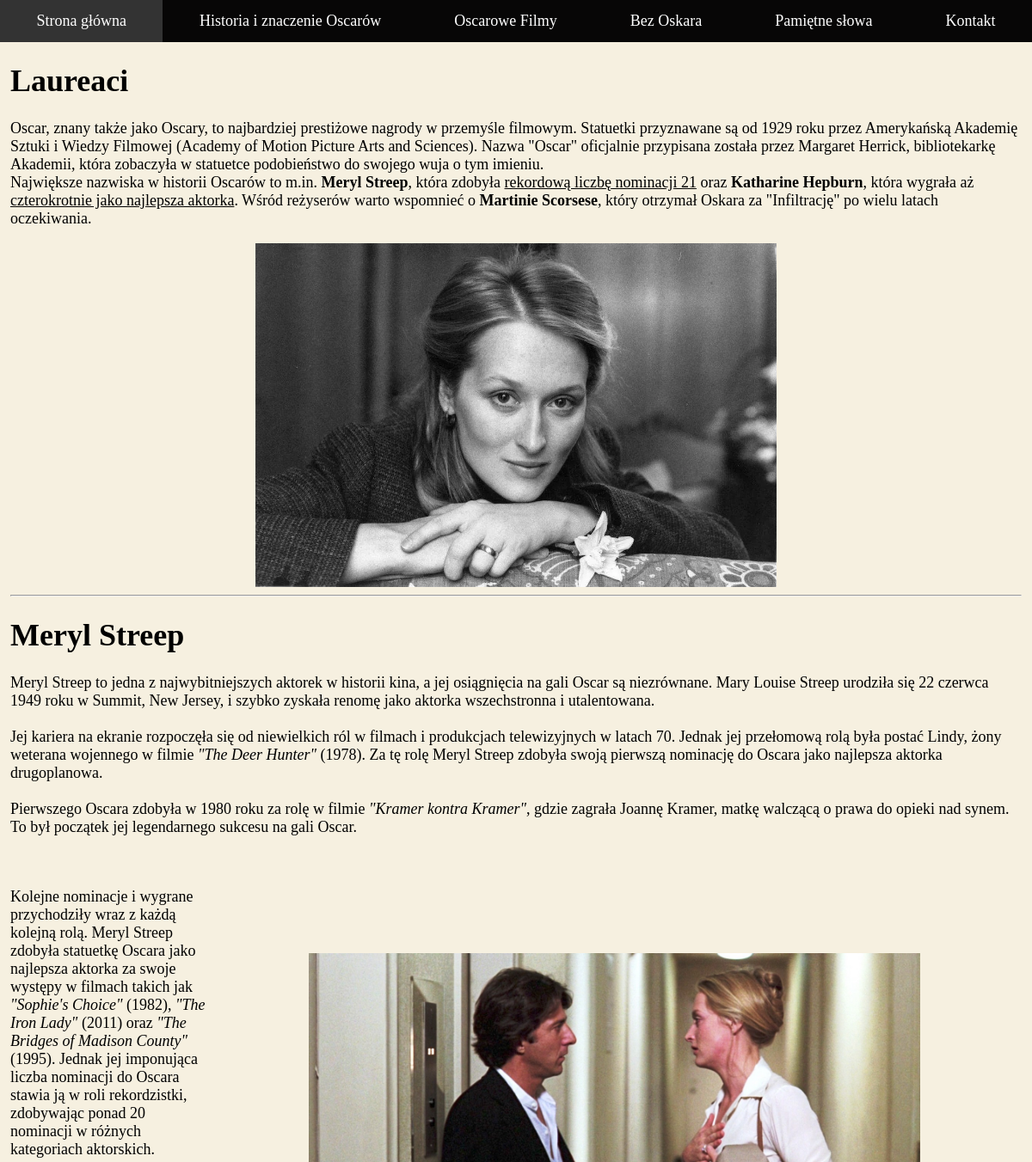
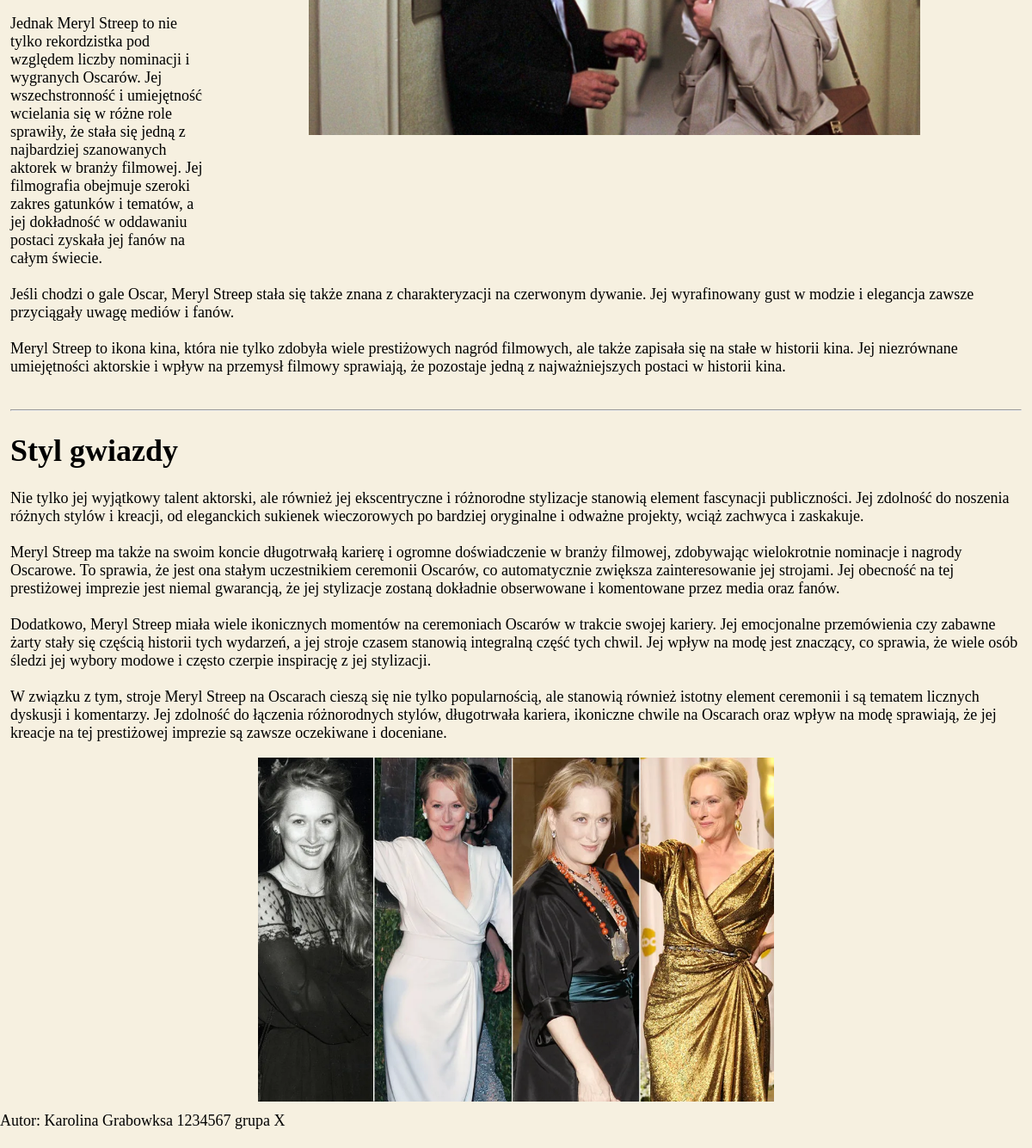
Page /index.php?idp=2 on the committed database (2 pictures, top to bottom).
### tables this page shows
CREATE TABLE `page_list` (
  `id` int(11) NOT NULL,
  `page_title` varchar(255) NOT NULL,
  `page_content` text NOT NULL,
  `status` int(11) NOT NULL DEFAULT 1
);

### showpage.php (called while the page is built)
<?php
include 'cfg.php';
function showSubPage($id)
{
    global $link;
    $id_clear = htmlspecialchars($id);
    $query = "SELECT * FROM page_list WHERE id='$id_clear' LIMIT 1";
    $result = mysqli_query($link, $query);
    $row = mysqli_fetch_array($result);
    if (empty($row['id'])) {
        $web = '[no page found]';
    } else {
        $web = $row['page_content'];
    }
    return $web;
}
?>

### index.php (the view, shortened to what this page needs)
<!DOCTYPE html>
<html>
<head>
    <link rel="stylesheet" href="css/styles.css">
</head>
<body>
    <nav>
        <ul class="menu">
            <li><a href="index.php?idp=1">Strona główna</a></li>
            <li><a href="index.php?idp=2">Historia i znaczenie Oscarów</a></li>
            <li><a href="index.php?idp=3">Oscarowe Filmy</a></li>
            <li><a href="index.php?idp=4">Bez Oskara</a></li>
            <li><a href="index.php?idp=5">Pamiętne słowa</a></li>
            <li><a href="index.php?idp=6">Kontakt</a></li>
        </ul>
    </nav>
    <?php
    include 'showpage.php';
    if (isset($_GET['idp'])) {
        echo(showSubPage((int)$_GET['idp']));
    }
    else{
        echo(showSubPage(1));
    }
    $nr_indeksu = '1234567';
    $nrGrupy = 'X';
    echo 'Autor: Karolina Grabowksa ' . $nr_indeksu . ' grupa ' . $nrGrupy . '<br /><br />';
   ?>
</body>
</html>

### css/styles.css (style rules this page uses)
body { margin: 0; font-size: large; background-color:rgb(246, 240, 224) }
.menu { list-style-type: none; margin: 0; padding: 0; overflow: hidden; background-color: #070606; display: flex; flex-direction:row; }
.menu li { float: left; flex-grow: 0.167; }
.menu li a { display: block; color: white; text-align: center; padding: 14px 16px; text-decoration: none; }
.centered-image { display: block; margin: 0 auto; }

### rows in the picture
page_list: page_content "Laureaci Oscar, znany także jako Oscary, to najbardziej prestiżowe nagrody w przemyśle filmowym. Statuetki przyznawane są od 1929 roku przez Amerykańską Akademię Sztuki i Wiedzy Filmowej (Academy of Motion Picture Arts and Sciences). Nazwa \"Oscar\" oficjalnie przypisana została przez Margaret Herrick, bibliotekarkę Akademii, która zobaczyła w statuetce podobieństwo do swojego wuja o tym imieniu. Największe nazwiska w historii Oscarów to m.in. Meryl Streep , która zdobyła rekordową liczbę nominacji 21 oraz Katharine Hepburn , która wygrała aż czterokrotnie jako najlepsza aktorka . Wśród reżyserów warto wspomnieć o Martinie Scorsese , który otrzymał Oskara za \"Infiltrację\" po wielu latach…", page_content (picture)

### other values in the picture
$nr_indeksu "1234567"
$nrGrupy "X"
